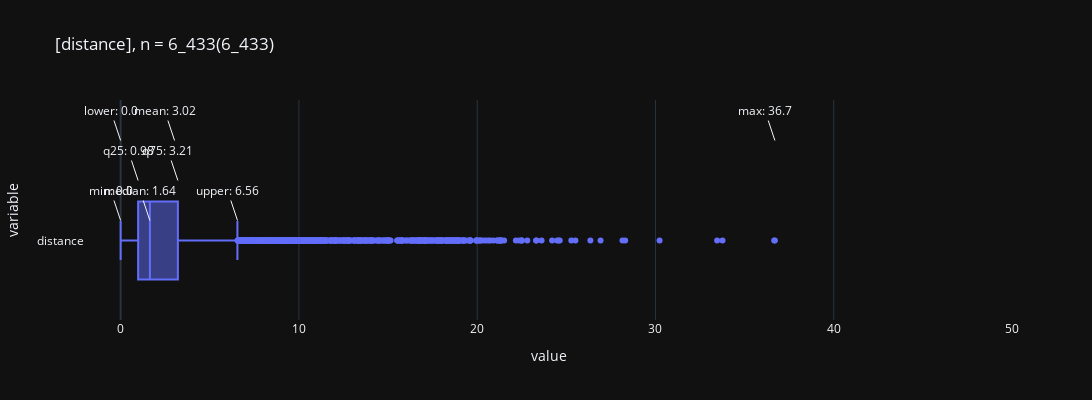

The code cell stored with this chart in its notebook:
### Markdown cell above
## boxes

### Code cell
pls.plot_box(
    df.distance,
    height=400,
    violin=False,
    x_min=-2,
    x_max=50,
    # summary = False
)

### Figure 1 — Plotly figure (JSON) as saved in the notebook; plotly's stock layout.template omitted (floating-point values rounded to 4 significant figures; data arrays with more than 128 entries replaced by an {"elided": "..."} marker saying what was removed)
{"data": [{"alignmentgroup": "True", "hovertemplate": "value=%{x}<br>variable=%{y}<extra></extra>", "legendgroup": "", "marker": {"color": "#636efa"}, "name": "", "notched": false, "offsetgroup": "", "orientation": "h", "showlegend": false, "type": "box", "x": {"elided": "6433 float values"}, "x0": " ", "xaxis": "x", "y": {"elided": "6433 str values"}, "y0": " ", "yaxis": "y"}], "layout": {"annotations": [{"showarrow": true, "text": "min: 0.0", "x": 0, "y": 0, "yshift": 20}, {"showarrow": true, "text": "lower: 0.0", "x": 0, "y": 0, "yshift": 100}, {"showarrow": true, "text": "q25: 0.98", "x": 0.98, "y": 0, "yshift": 60}, {"showarrow": true, "text": "median: 1.64", "x": 1.64, "y": 0, "yshift": 20}, {"showarrow": true, "text": "mean: 3.02", "x": 3.025, "y": 0, "yshift": 100}, {"showarrow": true, "text": "q75: 3.21", "x": 3.21, "y": 0, "yshift": 60}, {"showarrow": true, "text": "upper: 6.56", "x": 6.555, "y": 0, "yshift": 20}, {"showarrow": true, "text": "max: 36.7", "x": 36.7, "y": 0, "yshift": 100}], "boxmode": "group", "height": 400, "legend": {"tracegroupgap": 0}, "title": {"text": "[distance], n = 6_433(6_433)"}, "width": 1200, "xaxis": {"anchor": "y", "domain": [0, 1], "range": [-2, 50], "title": {"text": "value"}}, "yaxis": {"anchor": "x", "domain": [0, 1], "title": {"text": "variable"}}}}
